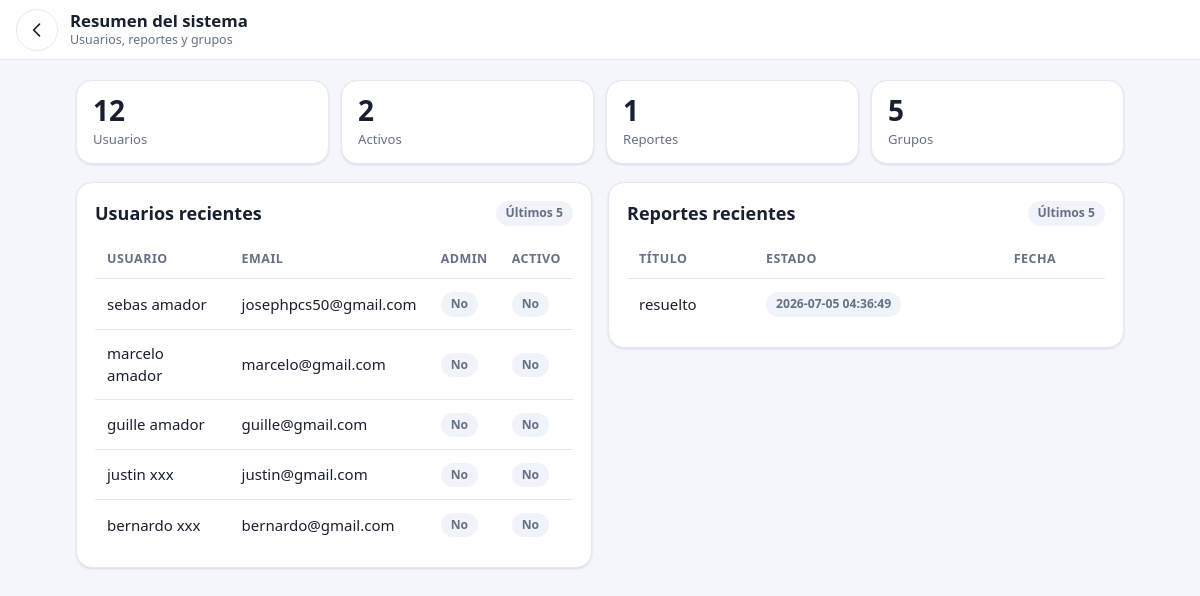
Screenshot of /admin/config (signed in) with the database file from the repository.
### tables this page shows
CREATE TABLE users (
    id INTEGER PRIMARY KEY AUTOINCREMENT,
    nombre TEXT NOT NULL,
    apellido TEXT NOT NULL,
    email TEXT UNIQUE NOT NULL,
    password TEXT NOT NULL,
    fecha_nac TEXT,
    municipio TEXT,
    pais TEXT,
    foto TEXT
, telefono TEXT, direccion TEXT, estado_civil TEXT, bio TEXT, activo INTEGER DEFAULT 0, is_admin INTEGER DEFAULT 0);

CREATE TABLE reportes (
                id INTEGER PRIMARY KEY AUTOINCREMENT,
                user_id INTEGER NOT NULL,
                titulo TEXT NOT NULL,
                descripcion TEXT NOT NULL,
                tipo TEXT DEFAULT 'error',
                estado TEXT DEFAULT 'pendiente',
                creado TIMESTAMP DEFAULT CURRENT_TIMESTAMP,
                actualizado TIMESTAMP DEFAULT CURRENT_TIMESTAMP,
                FOREIGN KEY(user_id) REFERENCES users(id)
            );

### blueprints/admin.py (the view)
@admin_bp.route("/admin/config")
def admin_config():
    if not admin_required():
        return redirect("/login")
    with get_db() as conn:
        c = conn.cursor()
        c.execute("SELECT COUNT(*) FROM users")
        total_users = c.fetchone()[0]
        c.execute("SELECT COUNT(*) FROM users WHERE activo=1")
        active_users = c.fetchone()[0]
        c.execute("SELECT COUNT(*) FROM reportes")
        total_reports = c.fetchone()[0]
        c.execute("SELECT COUNT(*) FROM grupos")
        total_groups = c.fetchone()[0]
        c.execute(
            "SELECT id, nombre, apellido, email, is_admin, activo FROM users ORDER BY id DESC LIMIT 5"
        )
        recent_users = c.fetchall()
        c.execute(
            "SELECT titulo, estado, creado FROM reportes ORDER BY creado DESC LIMIT 5"
        )
        recent_reports = c.fetchall()
    return render_template(
        "admin_config.html",
        total_users=total_users,
        active_users=active_users,
        total_reports=total_reports,
        total_groups=total_groups,
        recent_users=recent_users,
        recent_reports=recent_reports,
    )

### blueprints/admin.py (called while the page is built)
def admin_required():
    if "user_id" not in session or session.get("is_admin") != 1:
        return False
    return True

### db.py (called while the page is built)
def get_db():
    return sqlite3.connect(DB_PATH, timeout=20)

### templates/admin_config.html (shortened to what this page needs)
<!DOCTYPE html>
<html lang="es">
<head>
  <link rel="stylesheet" href="/static/base.css">
  <link rel="stylesheet" href="/static/admin.css">
</head>
<body>
  <header class="topbar">
    <a class="icon-btn" href="/admin_home" aria-label="Volver al panel" title="Volver al panel"><svg viewBox="0 0 24 24" aria-hidden="true"><path d="M15 5l-7 7 7 7"/></svg></a>
    <div class="topbar-title">
      <h1>Resumen del sistema</h1>
      <span>Usuarios, reportes y grupos</span>
    </div>
  </header>
  <main class="page wide">
    <section class="stats">
      <div class="stat">
        <div class="stat-num">{{ total_users }}</div>
        <div class="stat-label">Usuarios</div>
      </div>
      <div class="stat">
        <div class="stat-num">{{ active_users }}</div>
        <div class="stat-label">Activos</div>
      </div>
      <div class="stat">
        <div class="stat-num">{{ total_reports }}</div>
        <div class="stat-label">Reportes</div>
      </div>
      <div class="stat">
        <div class="stat-num">{{ total_groups }}</div>
        <div class="stat-label">Grupos</div>
      </div>
    </section>
    <div class="admin-cols">
      <section class="card">
        <div class="card-title">
          <h2>Usuarios recientes</h2>
          <span class="pill">Últimos 5</span>
        </div>
        <div class="table-wrap">
          <table class="rtable">
            <thead>
              <tr><th>Usuario</th><th>Email</th><th>Admin</th><th>Activo</th></tr>
            </thead>
            <tbody>
              {% for u in recent_users %}
              <tr>
                <td data-label="Usuario">{{ u[1] }} {{ u[2] }}</td>
                <td data-label="Email">{{ u[3] }}</td>
                <td data-label="Admin"><span class="tag {{ 'verified' if u[4] == 1 else '' }}">{{ 'Sí' if u[4] == 1 else 'No' }}</span></td>
                <td data-label="Activo"><span class="tag {{ 'verified' if u[5] == 1 else '' }}">{{ 'Sí' if u[5] == 1 else 'No' }}</span></td>
              </tr>
              {% endfor %}
            </tbody>
          </table>
        </div>
      </section>
      <section class="card">
        <div class="card-title">
          <h2>Reportes recientes</h2>
          <span class="pill">Últimos 5</span>
        </div>
        <div class="table-wrap">
          <table class="rtable">
            <thead>
              <tr><th>Título</th><th>Estado</th><th>Fecha</th></tr>
            </thead>
            <tbody>
              {% for r in recent_reports %}
              <tr>
                <td data-label="Título">{{ r[1] }}</td>
                <td data-label="Estado"><span class="tag">{{ r[2]|replace('_',' ') }}</span></td>
                <td data-label="Fecha">{{ r[3] }}</td>
              </tr>
              {% endfor %}
            </tbody>
          </table>
        </div>
      </section>
    </div>
  </main>
</body>
</html>

### static/base.css (style rules this page uses)
:root { --bg:#f4f6fb; --surface:#ffffff; --surface-2:#f0f3fa; --glass:rgba(255,255,255,.88); --border:#e3e8f2; --text:#18202f; --muted:#667085; --primary:#4361ee; --primary-hover:#3651d4; --primary-soft:#e9edff; --on-primary:#ffffff; --danger:#d92d3a; --danger-soft:#fdecee; --success:#0f9d63; --success-soft:#e3f6ec; --warn:#b7791f; --warn-soft:#fff4dc; --radius:16px; --radius-sm:12px; --shadow-sm:0 1px 2px rgba(16,24,40,.05), 0 1px 3px rgba(16,24,40,.06); --shadow-md:0 8px 24px rgba(16,24,40,.10); --nav-w:220px; --topbar-h:60px; --tabbar-h:64px; }
*,*::before,*::after { box-sizing:border-box; }
html { -webkit-text-size-adjust:100%; }
body { margin:0; min-height:100vh; background:var(--bg); color:var(--text); font-family:ui-sans-serif, system-ui, -apple-system, "Segoe UI", Roboto, "Helvetica Neue", Arial, sans-serif; font-size:15px; line-height:1.5; -webkit-font-smoothing:antialiased; }
a { color:var(--primary); text-decoration:none; }
h1,h2,h3,p { margin:0; }
h1 { font-size:1.5rem; line-height:1.25; }
h2 { font-size:1.125rem; line-height:1.3; }
.topbar { position:sticky; top:0; z-index:40; display:flex; align-items:center; gap:12px; min-height:var(--topbar-h); padding:8px 16px; background:var(--glass); -webkit-backdrop-filter:blur(12px); backdrop-filter:blur(12px); border-bottom:1px solid var(--border); }
.topbar-title { min-width:0; flex:1; }
.topbar-title h1 { font-size:1.05rem; font-weight:800; white-space:nowrap; overflow:hidden; text-overflow:ellipsis; }
.topbar-title span { display:block; color:var(--muted); font-size:.78rem; white-space:nowrap; overflow:hidden; text-overflow:ellipsis; }
.icon-btn { position:relative; width:42px; height:42px; flex:0 0 auto; display:inline-grid; place-items:center; border-radius:50%; border:1px solid var(--border); background:var(--surface); color:var(--text); cursor:pointer; list-style:none; transition:background .15s, border-color .15s, transform .1s; }
.icon-btn svg { width:20px; height:20px; stroke:currentColor; fill:none; stroke-width:2; stroke-linecap:round; stroke-linejoin:round; }
.page { max-width:720px; margin:0 auto; padding:20px 16px 48px; }
.page.wide { max-width:1080px; }
.card { background:var(--surface); border:1px solid var(--border); border-radius:var(--radius); padding:18px; box-shadow:var(--shadow-sm); }
.card-title { display:flex; align-items:center; justify-content:space-between; gap:10px; margin-bottom:14px; }
.stats { display:grid; grid-template-columns:repeat(auto-fit,minmax(130px,1fr)); gap:12px; margin-bottom:18px; }
.stat { background:var(--surface); border:1px solid var(--border); border-radius:var(--radius); padding:14px 16px; box-shadow:var(--shadow-sm); }
.stat-num { font-size:1.75rem; font-weight:800; line-height:1.1; }
.stat-label { color:var(--muted); font-size:.82rem; margin-top:4px; }
.tag, .pill { display:inline-flex; align-items:center; gap:4px; padding:3px 10px; border-radius:99px; background:var(--surface-2); color:var(--muted); font-size:.76rem; font-weight:700; }
.table-wrap { overflow-x:auto; }
table { width:100%; border-collapse:collapse; }
th { text-align:left; padding:10px 12px; color:var(--muted); font-size:.78rem; font-weight:700; text-transform:uppercase; letter-spacing:.04em; border-bottom:1px solid var(--border); }
td { padding:12px; border-bottom:1px solid var(--border); vertical-align:middle; }
tr:last-child td { border-bottom:0; }

### static/admin.css (style rules this page uses)
.admin-cols { display:grid; grid-template-columns:repeat(2,minmax(0,1fr)); gap:16px; align-items:start; }

### rows the page displays
users: nombre "sebas", apellido "amador", email "josephpcs50@gmail.com", is_admin "No", activo "No"
users: nombre "marcelo", apellido "amador", email "marcelo@gmail.com", is_admin "No", activo "No"
users: nombre "guille", apellido "amador", email "guille@gmail.com", is_admin "No", activo "No"
users: nombre "justin", apellido "xxx", email "justin@gmail.com", is_admin "No", activo "No"
users: nombre "bernardo", apellido "xxx", email "bernardo@gmail.com", is_admin "No", activo "No"
reportes: estado "resuelto", creado "2026-07-05 04:36:49"

### other values shown
{{ total_users }} "12"
{{ active_users }} "2"
{{ total_reports }} "1"
{{ total_groups }} "5"
